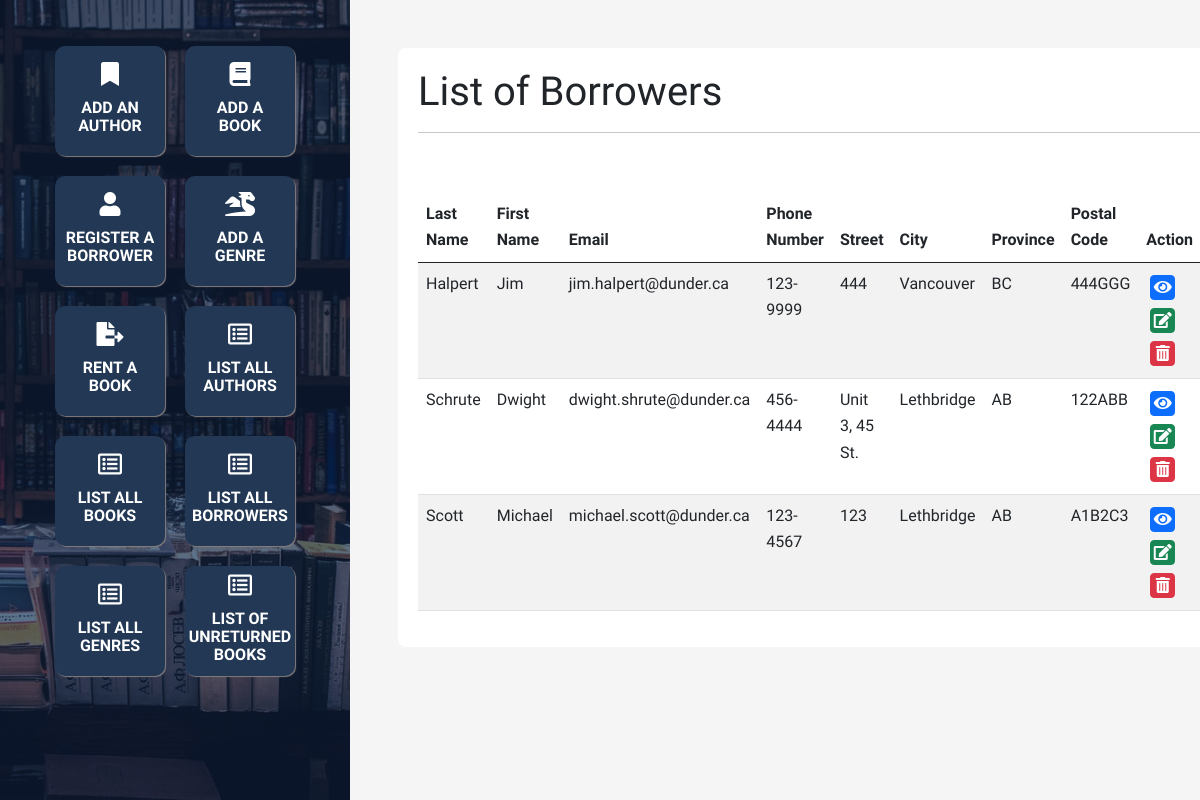
Before: /list/borrowers.php with the older database file.
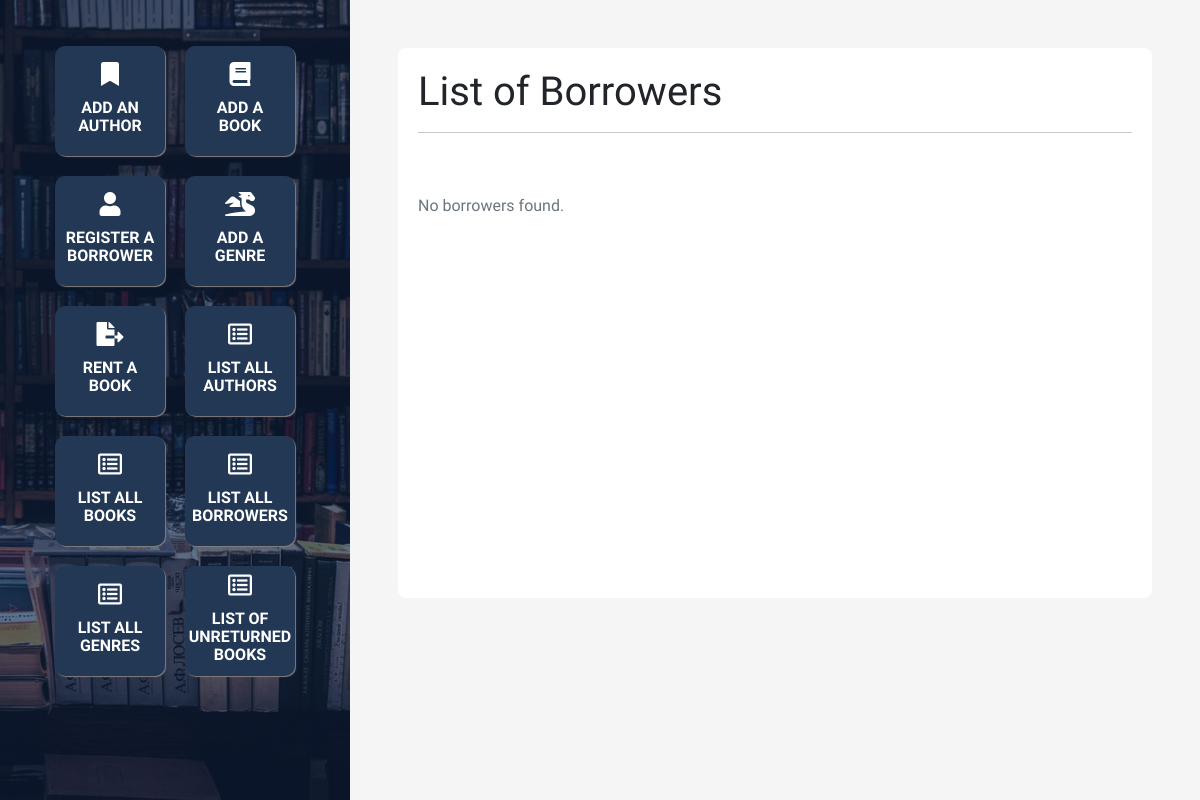
After: the same page with the newer database file.
### tables this page shows
create table BORROWER(
    id int unsigned not null auto_increment,
    fName varchar(35),
    lName varchar(45) not null,
    email varchar(35) not null unique,
    phone varchar(15),
    street varchar(30),
    city varchar(30),
    prov enum('NL', 'PE', 'NS', 'NB', 'QC', 'ON', 'MB', 'SK', 'AB', 'BC', 'YT', 'NT', 'NU'),
    postalCode varchar(10),
    primary key (id)
);

### list/borrowers.php (the view, shortened to what this page needs)
<?php
    include '../config.php';
    include '../head.php';
    include '../footer.php';
?>
<div class="right p-5">
    <main>
        <h1>List of Borrowers</h1>
        <hr>
        <?php
            $sql = 'select * from BORROWER order by lName asc';
            $result = $conn->query($sql);
            if (!$result)
            {
                echo '<div class="bg-danger text-white p-3 mb-5">Connection error!</div>';
                exit;
            }
            else if ($result->num_rows > 0)
            {
                echo '<table class="table table-striped">';
                echo '<thead>';
                echo '<tr>';
                echo '<th scope="col">Last Name</th>';
                echo '<th scope="col">First Name</th>';
                echo '<th scope="col">Email</th>';
                echo '<th scope="col">Phone Number</th>';
                echo '<th scope="col">Street</th>';
                echo '<th scope="col">City</th>';
                echo '<th scope="col">Province</th>';
                echo '<th scope="col">Postal Code</th>';
                echo '<th scope="col">Action</th>';
                echo '</tr>';
                echo '</thead>';
                echo '<tbody>';
                while($row = $result->fetch_assoc()) {
                    echo '<tr>';
                    echo '<td class="col">'.$row['lName'].'</td>';
                    echo '<td class="col">'.$row['fName'].'</td>';
                    echo '<td class="col">'.$row['email'].'</td>';
                    echo '<td class="col">'.$row['phone'].'</td>';
                    echo '<td class="col">'.$row['street'].'</td>';
                    echo '<td class="col">'.$row['city'].'</td>';
                    echo '<td class="col">'.$row['prov'].'</td>';
                    echo '<td class="col">'.$row['postalCode'].'</td>';
                    echo '<td class="col">';
                    echo '<a title="Update" class="mx-1 my-1 p-1 btn btn-primary" href="../view/borrower.php?id='.$row['id'].'"><i class="fas fa-eye"></i>';
                    echo '<a title="Edit" class="mx-1 my-1 p-1 btn btn-success" href="../edit/borrower.php?id='.$row['id'].'"><i class="fas fa-edit"></i></a>';
                    echo '<a title="Delete" class="mx-1 my-1 p-1 btn btn-danger" href="../delete/borrower.php?id='.$row['id'].'"><i class="fas fa-trash-alt"></i></a>';
                    echo '</td>';
                    echo '</tr>';
                }
                echo '</tbody>';
                echo '</table>';
            }
            else
            {
                echo '<div class="text-muted">No borrowers found.</div>';
            }
        ?>
    </main>
</div>

Changed rows visible on the page:
removed borrower: lName "Halpert", fName "Jim", email "jim.halpert@dunder.ca", phone "123-9999", street "444", city "Vancouver", prov "BC", postalCode "444GGG"
removed borrower: lName "Schrute", fName "Dwight", email "dwight.shrute@dunder.ca", phone "456-4444", street "Unit 3, 45 St.", city "Lethbridge", prov "AB", postalCode "122ABB"
removed borrower: lName "Scott", fName "Michael", email "michael.scott@dunder.ca", phone "123-4567", street "123", city "Lethbridge", prov "AB", postalCode "A1B2C3"
Other visible differences:
text no longer shown: "Last Name First Name Email Phone Number Street City Province Postal Code Action"
text now shown: "No borrowers found."
